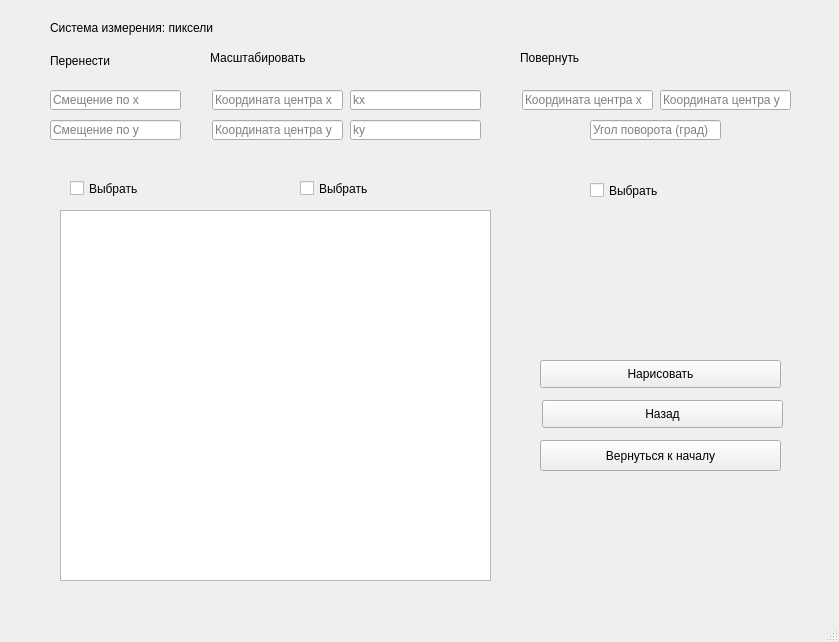
<?xml version="1.0" encoding="UTF-8"?>
<ui version="4.0">
 <class>MainWindow</class>
 <widget class="QMainWindow" name="MainWindow">
  <property name="geometry">
   <rect>
    <x>0</x>
    <y>0</y>
    <width>839</width>
    <height>642</height>
   </rect>
  </property>
  <property name="minimumSize">
   <size>
    <width>800</width>
    <height>640</height>
   </size>
  </property>
  <property name="windowTitle">
   <string>MainWindow</string>
  </property>
  <widget class="QWidget" name="centralwidget">
   <widget class="QGraphicsView" name="graphicsView">
    <property name="geometry">
     <rect>
      <x>60</x>
      <y>210</y>
      <width>431</width>
      <height>371</height>
     </rect>
    </property>
   </widget>
   <widget class="QPushButton" name="pushButton">
    <property name="geometry">
     <rect>
      <x>540</x>
      <y>440</y>
      <width>241</width>
      <height>31</height>
     </rect>
    </property>
    <property name="text">
     <string>Вернуться к началу</string>
    </property>
   </widget>
   <widget class="QLineEdit" name="editSdvX">
    <property name="geometry">
     <rect>
      <x>50</x>
      <y>90</y>
      <width>131</width>
      <height>20</height>
     </rect>
    </property>
    <property name="text">
     <string/>
    </property>
    <property name="placeholderText">
     <string>Смещение по x</string>
    </property>
   </widget>
   <widget class="QLineEdit" name="editSdvY">
    <property name="geometry">
     <rect>
      <x>50</x>
      <y>120</y>
      <width>131</width>
      <height>20</height>
     </rect>
    </property>
    <property name="placeholderText">
     <string>Смещение по y</string>
    </property>
   </widget>
   <widget class="QPushButton" name="transferButton">
    <property name="geometry">
     <rect>
      <x>540</x>
      <y>360</y>
      <width>241</width>
      <height>28</height>
     </rect>
    </property>
    <property name="text">
     <string>Нарисовать</string>
    </property>
   </widget>
   <widget class="QCheckBox" name="checkBoxSdv">
    <property name="geometry">
     <rect>
      <x>70</x>
      <y>180</y>
      <width>74</width>
      <height>17</height>
     </rect>
    </property>
    <property name="text">
     <string>Выбрать</string>
    </property>
   </widget>
   <widget class="QLineEdit" name="editMashX">
    <property name="geometry">
     <rect>
      <x>212</x>
      <y>90</y>
      <width>131</width>
      <height>20</height>
     </rect>
    </property>
    <property name="placeholderText">
     <string>Координата центра x</string>
    </property>
   </widget>
   <widget class="QLineEdit" name="editMashY">
    <property name="geometry">
     <rect>
      <x>212</x>
      <y>120</y>
      <width>131</width>
      <height>20</height>
     </rect>
    </property>
    <property name="placeholderText">
     <string>Координата центра у</string>
    </property>
   </widget>
   <widget class="QLineEdit" name="editMashKoefX">
    <property name="geometry">
     <rect>
      <x>350</x>
      <y>90</y>
      <width>131</width>
      <height>20</height>
     </rect>
    </property>
    <property name="placeholderText">
     <string>kx</string>
    </property>
   </widget>
   <widget class="QLineEdit" name="editMashKoefY">
    <property name="geometry">
     <rect>
      <x>350</x>
      <y>120</y>
      <width>131</width>
      <height>20</height>
     </rect>
    </property>
    <property name="placeholderText">
     <string>ky</string>
    </property>
   </widget>
   <widget class="QLineEdit" name="editPovx">
    <property name="geometry">
     <rect>
      <x>522</x>
      <y>90</y>
      <width>131</width>
      <height>20</height>
     </rect>
    </property>
    <property name="placeholderText">
     <string>Координата центра x</string>
    </property>
   </widget>
   <widget class="QLineEdit" name="editPovUg">
    <property name="geometry">
     <rect>
      <x>590</x>
      <y>120</y>
      <width>131</width>
      <height>20</height>
     </rect>
    </property>
    <property name="placeholderText">
     <string>Угол поворота (град)</string>
    </property>
   </widget>
   <widget class="QLineEdit" name="editPovY">
    <property name="geometry">
     <rect>
      <x>660</x>
      <y>90</y>
      <width>131</width>
      <height>20</height>
     </rect>
    </property>
    <property name="placeholderText">
     <string>Координата центра y</string>
    </property>
   </widget>
   <widget class="QCheckBox" name="checkBoxMash">
    <property name="geometry">
     <rect>
      <x>300</x>
      <y>180</y>
      <width>74</width>
      <height>17</height>
     </rect>
    </property>
    <property name="text">
     <string>Выбрать</string>
    </property>
   </widget>
   <widget class="QCheckBox" name="checkBoxPov">
    <property name="geometry">
     <rect>
      <x>590</x>
      <y>180</y>
      <width>81</width>
      <height>21</height>
     </rect>
    </property>
    <property name="text">
     <string>Выбрать</string>
    </property>
   </widget>
   <widget class="QLabel" name="labelMessage">
    <property name="geometry">
     <rect>
      <x>530</x>
      <y>280</y>
      <width>261</width>
      <height>61</height>
     </rect>
    </property>
    <property name="text">
     <string/>
    </property>
   </widget>
   <widget class="QPushButton" name="dackButton">
    <property name="geometry">
     <rect>
      <x>542</x>
      <y>400</y>
      <width>241</width>
      <height>28</height>
     </rect>
    </property>
    <property name="text">
     <string>Назад</string>
    </property>
   </widget>
   <widget class="QLabel" name="label">
    <property name="geometry">
     <rect>
      <x>50</x>
      <y>50</y>
      <width>111</width>
      <height>21</height>
     </rect>
    </property>
    <property name="text">
     <string>Перенести</string>
    </property>
   </widget>
   <widget class="QLabel" name="label_2">
    <property name="geometry">
     <rect>
      <x>210</x>
      <y>50</y>
      <width>111</width>
      <height>16</height>
     </rect>
    </property>
    <property name="text">
     <string>Масштабировать</string>
    </property>
   </widget>
   <widget class="QLabel" name="label_3">
    <property name="geometry">
     <rect>
      <x>520</x>
      <y>50</y>
      <width>141</width>
      <height>16</height>
     </rect>
    </property>
    <property name="text">
     <string>Повернуть</string>
    </property>
   </widget>
   <widget class="QLabel" name="label_4">
    <property name="geometry">
     <rect>
      <x>50</x>
      <y>20</y>
      <width>191</width>
      <height>16</height>
     </rect>
    </property>
    <property name="text">
     <string>Система измерения: пиксели</string>
    </property>
   </widget>
  </widget>
  <widget class="QMenuBar" name="menubar">
   <property name="geometry">
    <rect>
     <x>0</x>
     <y>0</y>
     <width>839</width>
     <height>26</height>
    </rect>
   </property>
  </widget>
  <widget class="QStatusBar" name="statusbar"/>
 </widget>
 <resources/>
 <connections/>
</ui>
